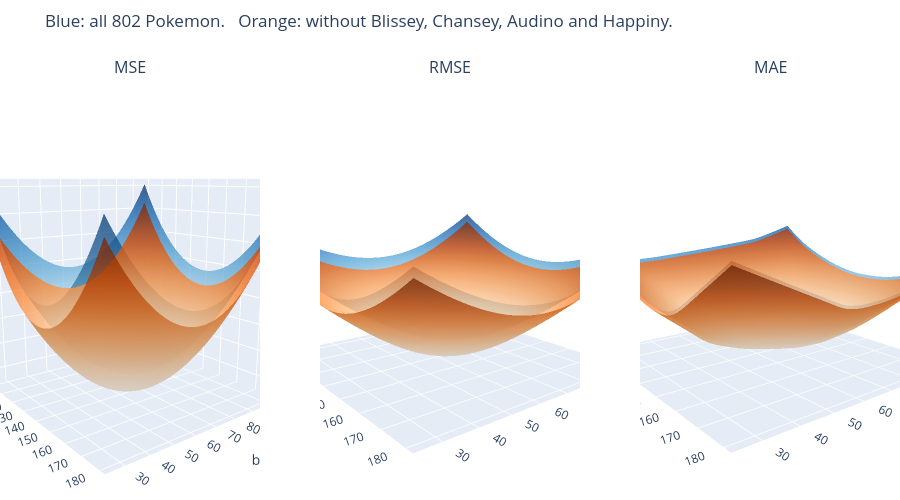

Write notebook code for a chart like this one.
### Markdown cell above
**Data Story: what if the healers were not in the data?**

Remember the four healer Pokemon from Part 1 (Blissey, Chansey, Audino, Happiny): they give far more XP than the line predicts. They are only 4 of 802 Pokemon (0.5%). Below, each bowl is drawn twice, zoomed in around the bottom: **blue** with all Pokemon, **orange** without the four healers. The flat plots underneath cut each pair of bowls through the middle.

### Code cell
healer = poke["pokemon"].isin(["blissey", "chansey", "audino", "happiny"]).to_numpy()

# a zoomed-in grid around the bottom of the bowls
Z0, Z1 = np.meshgrid(np.linspace(100, 180, 41), np.linspace(25, 105, 41))

def three_bowls(xv, yv):
    miss = yv - (Z0[..., None] + Z1[..., None] * xv)
    return {"MSE": np.mean(miss ** 2, axis=2),
            "RMSE": np.sqrt(np.mean(miss ** 2, axis=2)),
            "MAE": np.mean(np.abs(miss), axis=2)}

with_healers = three_bowls(x, y)
without_healers = three_bowls(x[~healer], y[~healer])

fig = make_subplots(rows=1, cols=3, specs=[[{"type": "surface"}] * 3],
                    subplot_titles=["MSE", "RMSE", "MAE"])
rows = []
for k, name in enumerate(["MSE", "RMSE", "MAE"]):
    for label, cost, color in [("all 802 Pokemon", with_healers[name], "Blues"),
                               ("without the 4 healers", without_healers[name], "Oranges")]:
        fig.add_trace(go.Surface(x=Z0, y=Z1, z=cost, colorscale=color, opacity=0.75, showscale=False,
                                 name=label, showlegend=False), row=1, col=k + 1)
    low_with, low_without = with_healers[name].min(), without_healers[name].min()
    rows.append({"metric": name, "bottom with healers": low_with, "bottom without healers": low_without,
                 "drop": f"{1 - low_without / low_with:.0%}"})

scene = dict(xaxis_title="b0", yaxis_title="b1", zaxis_title="cost", camera=dict(eye=dict(x=1.8, y=-1.4, z=0.5)))
fig.update_layout(height=500, margin=dict(l=0, r=0, t=80, b=0), scene=scene, scene2=scene, scene3=scene,
                  title=dict(text="Blue: all 802 Pokemon.   Orange: without Blissey, Chansey, Audino and Happiny.", y=0.97))
fig.show()

# the same bowls cut through the middle (b1 = 65), with and without the healers
middle = len(Z1) // 2
fig, axes = plt.subplots(1, 3, figsize=(14, 3.8))
for ax, row in zip(axes, rows):
    name = row["metric"]
    ax.plot(Z0[middle], with_healers[name][middle], color="tab:blue", lw=2.5, label="all 802 Pokemon")
    ax.plot(Z0[middle], without_healers[name][middle], color="tab:orange", lw=2.5, label="without the 4 healers")
    ax.set_ylim(0, None)
    ax.set(title=f"{name}: the bottom drops {row['drop']}", xlabel="b0 (intercept)", ylabel=name)
axes[0].legend(loc="upper center")
plt.tight_layout()
plt.show()

pd.DataFrame(rows).set_index("metric").round(1)

### Figure 1 — Plotly figure (JSON) as saved in the notebook; plotly's stock layout.template omitted (floating-point values rounded to 4 significant figures; data arrays with more than 128 entries replaced by an {"elided": "..."} marker saying what was removed)
{"data": [{"colorscale": [[0, "rgb(247,251,255)"], [0.125, "rgb(222,235,247)"], [0.25, "rgb(198,219,239)"], [0.375, "rgb(158,202,225)"], [0.5, "rgb(107,174,214)"], [0.625, "rgb(66,146,198)"], [0.75, "rgb(33,113,181)"], [0.875, "rgb(8,81,156)"], [1, "rgb(8,48,107)"]], "name": "all 802 Pokemon", "opacity": 0.75, "scene": "scene", "showlegend": false, "showscale": false, "type": "surface", "x": {"elided": "41x41 float values"}, "y": {"elided": "41x41 float values"}, "z": {"elided": "41x41 float values"}}, {"colorscale": [[0, "rgb(255,245,235)"], [0.125, "rgb(254,230,206)"], [0.25, "rgb(253,208,162)"], [0.375, "rgb(253,174,107)"], [0.5, "rgb(253,141,60)"], [0.625, "rgb(241,105,19)"], [0.75, "rgb(217,72,1)"], [0.875, "rgb(166,54,3)"], [1, "rgb(127,39,4)"]], "name": "without the 4 healers", "opacity": 0.75, "scene": "scene", "showlegend": false, "showscale": false, "type": "surface", "x": {"elided": "41x41 float values"}, "y": {"elided": "41x41 float values"}, "z": {"elided": "41x41 float values"}}, {"colorscale": [[0, "rgb(247,251,255)"], [0.125, "rgb(222,235,247)"], [0.25, "rgb(198,219,239)"], [0.375, "rgb(158,202,225)"], [0.5, "rgb(107,174,214)"], [0.625, "rgb(66,146,198)"], [0.75, "rgb(33,113,181)"], [0.875, "rgb(8,81,156)"], [1, "rgb(8,48,107)"]], "name": "all 802 Pokemon", "opacity": 0.75, "scene": "scene2", "showlegend": false, "showscale": false, "type": "surface", "x": {"elided": "41x41 float values"}, "y": {"elided": "41x41 float values"}, "z": {"elided": "41x41 float values"}}, {"colorscale": [[0, "rgb(255,245,235)"], [0.125, "rgb(254,230,206)"], [0.25, "rgb(253,208,162)"], [0.375, "rgb(253,174,107)"], [0.5, "rgb(253,141,60)"], [0.625, "rgb(241,105,19)"], [0.75, "rgb(217,72,1)"], [0.875, "rgb(166,54,3)"], [1, "rgb(127,39,4)"]], "name": "without the 4 healers", "opacity": 0.75, "scene": "scene2", "showlegend": false, "showscale": false, "type": "surface", "x": {"elided": "41x41 float values"}, "y": {"elided": "41x41 float values"}, "z": {"elided": "41x41 float values"}}, {"colorscale": [[0, "rgb(247,251,255)"], [0.125, "rgb(222,235,247)"], [0.25, "rgb(198,219,239)"], [0.375, "rgb(158,202,225)"], [0.5, "rgb(107,174,214)"], [0.625, "rgb(66,146,198)"], [0.75, "rgb(33,113,181)"], [0.875, "rgb(8,81,156)"], [1, "rgb(8,48,107)"]], "name": "all 802 Pokemon", "opacity": 0.75, "scene": "scene3", "showlegend": false, "showscale": false, "type": "surface", "x": {"elided": "41x41 float values"}, "y": {"elided": "41x41 float values"}, "z": {"elided": "41x41 float values"}}, {"colorscale": [[0, "rgb(255,245,235)"], [0.125, "rgb(254,230,206)"], [0.25, "rgb(253,208,162)"], [0.375, "rgb(253,174,107)"], [0.5, "rgb(253,141,60)"], [0.625, "rgb(241,105,19)"], [0.75, "rgb(217,72,1)"], [0.875, "rgb(166,54,3)"], [1, "rgb(127,39,4)"]], "name": "without the 4 healers", "opacity": 0.75, "scene": "scene3", "showlegend": false, "showscale": false, "type": "surface", "x": {"elided": "41x41 float values"}, "y": {"elided": "41x41 float values"}, "z": {"elided": "41x41 float values"}}], "layout": {"annotations": [{"font": {"size": 16}, "showarrow": false, "text": "MSE", "x": 0.1444, "xanchor": "center", "xref": "paper", "y": 1, "yanchor": "bottom", "yref": "paper"}, {"font": {"size": 16}, "showarrow": false, "text": "RMSE", "x": 0.5, "xanchor": "center", "xref": "paper", "y": 1, "yanchor": "bottom", "yref": "paper"}, {"font": {"size": 16}, "showarrow": false, "text": "MAE", "x": 0.8556, "xanchor": "center", "xref": "paper", "y": 1, "yanchor": "bottom", "yref": "paper"}], "height": 500, "margin": {"b": 0, "l": 0, "r": 0, "t": 80}, "scene": {"camera": {"eye": {"x": 1.8, "y": -1.4, "z": 0.5}}, "domain": {"x": [0, 0.2889], "y": [0, 1]}, "xaxis": {"title": {"text": "b0"}}, "yaxis": {"title": {"text": "b1"}}, "zaxis": {"title": {"text": "cost"}}}, "scene2": {"camera": {"eye": {"x": 1.8, "y": -1.4, "z": 0.5}}, "domain": {"x": [0.3556, 0.6444], "y": [0, 1]}, "xaxis": {"title": {"text": "b0"}}, "yaxis": {"title": {"text": "b1"}}, "zaxis": {"title": {"text": "cost"}}}, "scene3": {"camera": {"eye": {"x": 1.8, "y": -1.4, "z": 0.5}}, "domain": {"x": [0.7111, 1], "y": [0, 1]}, "xaxis": {"title": {"text": "b0"}}, "yaxis": {"title": {"text": "b1"}}, "zaxis": {"title": {"text": "cost"}}}, "title": {"text": "Blue: all 802 Pokemon.   Orange: without Blissey, Chansey, Audino and Happiny.", "y": 0.97}}}
